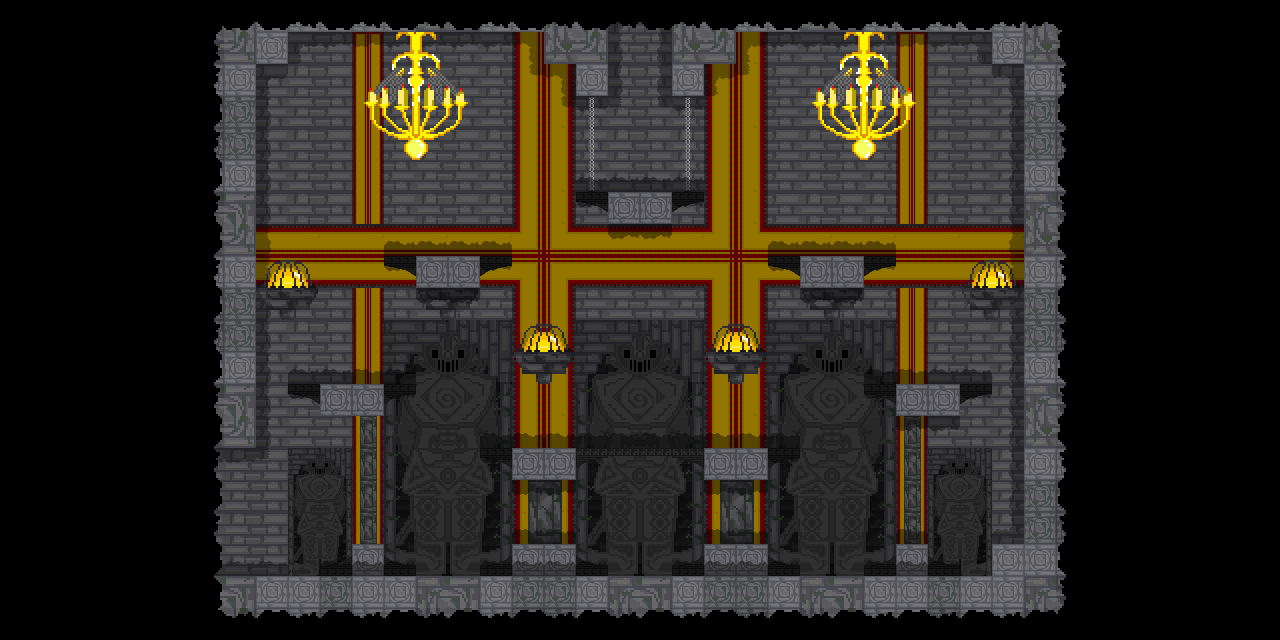

Below is a game level as drawn by its tile map, then a one-line description and the .tmx that defines it (tile-layer data replaced by summaries):
An orthogonal 40x20 tile map with 32x32 px tiles, 12 tile layers (Castle BG, Tile Layer 12, Castle BG 2.0, Royal Darkener, ...), 1 hidden layer not drawn, 4 tilesets and 9 objects.

<map version="1.2" tiledversion="1.3.5" orientation="orthogonal" renderorder="left-up" width="40" height="20" tilewidth="32" tileheight="32" infinite="0" nextlayerid="16" nextobjectid="10">
 <tileset firstgid="1" name="1st" tilewidth="32" tileheight="32" tilecount="182" columns="13">
  <image source="Main Castle Normal.png" width="416" height="448" />
 </tileset>
 <tileset firstgid="183" name="2ndSet" tilewidth="32" tileheight="32" tilecount="728" columns="26">
  <image source="Main Castle x2.png" width="832" height="896" />
 </tileset>
 <tileset firstgid="911" name="3rdSet" tilewidth="32" tileheight="32" tilecount="48" columns="6">
  <image source="64x64 normal.png" width="192" height="256" />
 </tileset>
 <tileset firstgid="959" name="4thSet" tilewidth="32" tileheight="32" tilecount="192" columns="12">
  <image source="64x64 x2.png" width="384" height="512" />
 </tileset>
 <layer id="3" name="Castle BG" width="40" height="20">
  <data>[800 cells, 560 non-empty, 9 distinct tile ids]</data>
 </layer>
 <layer id="12" name="Tile Layer 12" width="40" height="20" opacity="0.09">
  <data>[800 cells, 560 non-empty, 1 distinct tile ids]</data>
 </layer>
 <layer id="5" name="Castle BG 2.0" width="40" height="20">
  <data>[800 cells, 142 non-empty, 19 distinct tile ids]</data>
 </layer>
 <layer id="6" name="Royal Darkener" width="40" height="20" opacity="0.42">
  <data>[800 cells, 246 non-empty, 1 distinct tile ids]</data>
 </layer>
 <layer id="8" name="3rd Depth" width="40" height="20" opacity="0.34">
  <data>[800 cells, 75 non-empty, 9 distinct tile ids]</data>
 </layer>
 <layer id="4" name="Base 2.0" width="40" height="20">
  <data>[800 cells, 112 non-empty, 40 distinct tile ids]</data>
 </layer>
 <layer id="2" name="Base" width="40" height="20">
  <data>[800 cells, 283 non-empty, 43 distinct tile ids]</data>
 </layer>
 <layer id="10" name="2nd Depth" width="40" height="20" opacity="0.28">
  <data>[800 cells, 112 non-empty, 1 distinct tile ids]</data>
 </layer>
 <layer id="7" name="Base 3.0" width="40" height="20">
  <data>[800 cells, 62 non-empty, 15 distinct tile ids]</data>
 </layer>
 <layer id="11" name="1st Depth" width="40" height="20" opacity="0.41">
  <data>[800 cells, 73 non-empty, 2 distinct tile ids]</data>
 </layer>
 <layer id="13" name="Lightener" width="40" height="20" opacity="0.06">
  <data>[800 cells, 93 non-empty, 1 distinct tile ids]</data>
 </layer>
 <layer id="9" name="Dark Spots" width="40" height="20">
  <data>[800 cells, 336 non-empty, 26 distinct tile ids]</data>
 </layer>
 <layer id="1" name="Tile Layer 1" width="40" height="20" visible="0" opacity="0.18">
  <data>[800 cells, 24 non-empty, 1 distinct tile ids]</data>
 </layer>
 <objectgroup id="15" name="Object Layer 1">
  <object id="1" x="192" y="576">
   <properties>
    <property name="bodyType" value="static" />
    <property name="friction" type="float" value="10" />
    <property name="objType" value="ground" />
   </properties>
   <polygon points="0,0 800,0 800,-32 832,-32 832,-512 800,-512 800,-544 544,-544 544,-512 512,-512 512,-480 480,-480 480,-544 480,-562.75 415.75,-563 416,-480 384,-480 384,-512 352,-512 352,-544 96,-544 96,-512 64,-512 64,-128 0,-128 0,-576 896,-576 896,64 0,64" />
  </object>
  <object id="2" x="512" y="256">
   <properties>
    <property name="bodyType" value="static" />
    <property name="friction" type="float" value="10" />
    <property name="objType" value="ground" />
   </properties>
   <polygon points="0,0 -128,0 -128.364,10.1818 -96.3636,20.3636 -95.6364,31.6364 -32.1818,31.6364 -32.3636,20.1818 0.181818,9.63636" />
  </object>
  <object id="3" x="800" y="448">
   <properties>
    <property name="bodyType" value="static" />
    <property name="friction" type="float" value="10" />
    <property name="objType" value="ground" />
   </properties>
   <polygon points="0,0 -320,0 -320,10 -288.5,19.75 -288,32 -224,32 -224.182,19.8182 -191.818,8 -127.818,8 -96.5455,19.0909 -96,32 -32,32 -32,20 -0.75,8.75" />
  </object>
  <object id="4" x="416.273" y="383.636">
   <properties>
    <property name="bodyType" value="static" />
    <property name="friction" type="float" value="10" />
    <property name="objType" value="ground" />
   </properties>
   <polygon points="0,0 -128,0 -128.364,10.1818 -96.3636,20.3636 -95.6364,31.6364 -32.1818,31.6364 -32.3636,20.1818 0.181818,9.63636" />
  </object>
  <object id="5" x="703.697" y="191.455">
   <properties>
    <property name="bodyType" value="static" />
    <property name="friction" type="float" value="10" />
    <property name="objType" value="ground" />
   </properties>
   <polygon points="0,0 -128,0 -128.364,10.1818 -96.3636,20.3636 -95.6364,31.6364 -32.1818,31.6364 -32.3636,20.1818 0.181818,9.63636" />
  </object>
  <object id="6" x="896.333" y="255">
   <properties>
    <property name="bodyType" value="static" />
    <property name="friction" type="float" value="10" />
    <property name="objType" value="ground" />
   </properties>
   <polygon points="0,0 -128,0 -128.364,10.1818 -96.3636,20.3636 -95.6364,31.6364 -32.1818,31.6364 -32.3636,20.1818 0.181818,9.63636" />
  </object>
  <object id="7" x="992" y="384.333">
   <properties>
    <property name="bodyType" value="static" />
    <property name="friction" type="float" value="10" />
    <property name="objType" value="ground" />
   </properties>
   <polygon points="0,0 -128,0 -128.364,10.1818 -96.3636,20.3636 -95.6364,31.6364 -32.1818,31.6364 -32.3636,20.1818 0.181818,9.63636" />
  </object>
  <object id="8" x="151.333" y="413.333" width="78.667" height="189.333">
   <properties>
    <property name="bodyType" value="static" />
    <property name="isSensor" value="true" />
    <property name="myName" value="leftExit" />
   </properties>
  </object>
  <object id="9" x="692.871" y="-34.887" width="65.3" height="104.702" rotation="-270.415">
   <properties>
    <property name="bodyType" value="static" />
    <property name="isSensor" value="true" />
    <property name="myName" value="topExit" />
   </properties>
  </object>
 </objectgroup>
</map>
